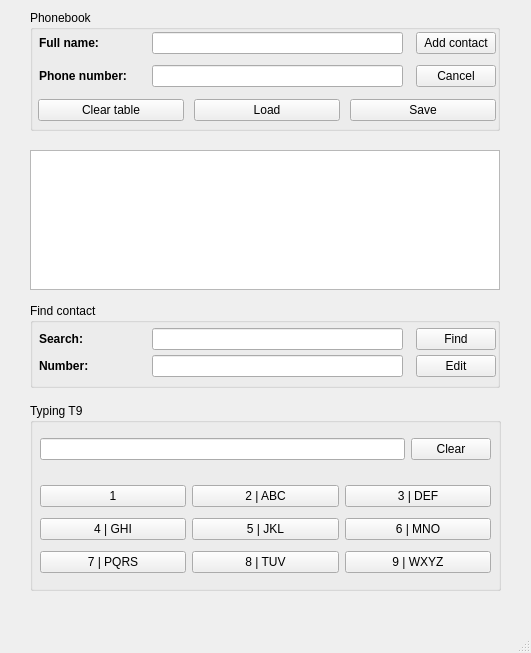
<?xml version="1.0" encoding="UTF-8"?>
<ui version="4.0">
 <class>MainWindow</class>
 <widget class="QMainWindow" name="MainWindow">
  <property name="geometry">
   <rect>
    <x>0</x>
    <y>0</y>
    <width>531</width>
    <height>653</height>
   </rect>
  </property>
  <property name="minimumSize">
   <size>
    <width>0</width>
    <height>0</height>
   </size>
  </property>
  <property name="windowTitle">
   <string>MainWindow</string>
  </property>
  <widget class="QWidget" name="centralwidget">
   <widget class="QTableWidget" name="tableWidget">
    <property name="geometry">
     <rect>
      <x>30</x>
      <y>150</y>
      <width>470</width>
      <height>140</height>
     </rect>
    </property>
   </widget>
   <widget class="QGroupBox" name="groupBox">
    <property name="geometry">
     <rect>
      <x>30</x>
      <y>10</y>
      <width>470</width>
      <height>121</height>
     </rect>
    </property>
    <property name="title">
     <string>Phonebook</string>
    </property>
    <widget class="QWidget" name="horizontalLayoutWidget">
     <property name="geometry">
      <rect>
       <x>0</x>
       <y>20</y>
       <width>470</width>
       <height>61</height>
      </rect>
     </property>
     <layout class="QGridLayout" name="gridLayout">
      <property name="leftMargin">
       <number>9</number>
      </property>
      <property name="topMargin">
       <number>0</number>
      </property>
      <property name="rightMargin">
       <number>4</number>
      </property>
      <property name="bottomMargin">
       <number>0</number>
      </property>
      <property name="horizontalSpacing">
       <number>13</number>
      </property>
      <property name="verticalSpacing">
       <number>9</number>
      </property>
      <item row="0" column="2">
       <widget class="QPushButton" name="Button_Add_contact">
        <property name="text">
         <string>Add contact</string>
        </property>
       </widget>
      </item>
      <item row="1" column="2">
       <widget class="QPushButton" name="Button_Cancel_Contact_Info">
        <property name="text">
         <string>Cancel</string>
        </property>
       </widget>
      </item>
      <item row="0" column="0">
       <widget class="QLabel" name="Name_label">
        <property name="sizePolicy">
         <sizepolicy hsizetype="Fixed" vsizetype="Preferred">
          <horstretch>0</horstretch>
          <verstretch>0</verstretch>
         </sizepolicy>
        </property>
        <property name="minimumSize">
         <size>
          <width>100</width>
          <height>0</height>
         </size>
        </property>
        <property name="font">
         <font>
          <pointsize>8</pointsize>
          <weight>75</weight>
          <bold>true</bold>
         </font>
        </property>
        <property name="layoutDirection">
         <enum>Qt::LeftToRight</enum>
        </property>
        <property name="text">
         <string>&lt;html&gt;&lt;head/&gt;&lt;body&gt;&lt;p&gt;&lt;span style=&quot; font-size:9pt;&quot;&gt;Full name:&lt;/span&gt;&lt;/p&gt;&lt;/body&gt;&lt;/html&gt;</string>
        </property>
        <property name="textFormat">
         <enum>Qt::AutoText</enum>
        </property>
        <property name="margin">
         <number>0</number>
        </property>
        <property name="indent">
         <number>0</number>
        </property>
       </widget>
      </item>
      <item row="1" column="1">
       <widget class="QLineEdit" name="Phone_number"/>
      </item>
      <item row="0" column="1">
       <widget class="QLineEdit" name="Full_name"/>
      </item>
      <item row="1" column="0">
       <widget class="QLabel" name="Number_label">
        <property name="sizePolicy">
         <sizepolicy hsizetype="Fixed" vsizetype="Preferred">
          <horstretch>0</horstretch>
          <verstretch>0</verstretch>
         </sizepolicy>
        </property>
        <property name="minimumSize">
         <size>
          <width>100</width>
          <height>0</height>
         </size>
        </property>
        <property name="font">
         <font>
          <pointsize>8</pointsize>
          <weight>75</weight>
          <bold>true</bold>
         </font>
        </property>
        <property name="text">
         <string>&lt;html&gt;&lt;head/&gt;&lt;body&gt;&lt;p&gt;&lt;span style=&quot; font-size:9pt;&quot;&gt;Phone number:&lt;/span&gt;&lt;/p&gt;&lt;/body&gt;&lt;/html&gt;</string>
        </property>
        <property name="indent">
         <number>0</number>
        </property>
       </widget>
      </item>
     </layout>
    </widget>
    <widget class="QWidget" name="verticalLayoutWidget_2">
     <property name="geometry">
      <rect>
       <x>-1</x>
       <y>80</y>
       <width>471</width>
       <height>41</height>
      </rect>
     </property>
     <layout class="QHBoxLayout" name="horizontalLayout_2">
      <property name="spacing">
       <number>10</number>
      </property>
      <property name="leftMargin">
       <number>9</number>
      </property>
      <property name="topMargin">
       <number>0</number>
      </property>
      <property name="rightMargin">
       <number>4</number>
      </property>
      <property name="bottomMargin">
       <number>1</number>
      </property>
      <item>
       <widget class="QPushButton" name="Button_Clear_table">
        <property name="minimumSize">
         <size>
          <width>100</width>
          <height>0</height>
         </size>
        </property>
        <property name="text">
         <string>Clear table</string>
        </property>
       </widget>
      </item>
      <item>
       <widget class="QPushButton" name="Button_Load">
        <property name="enabled">
         <bool>true</bool>
        </property>
        <property name="minimumSize">
         <size>
          <width>100</width>
          <height>0</height>
         </size>
        </property>
        <property name="text">
         <string>Load</string>
        </property>
        <property name="iconSize">
         <size>
          <width>17</width>
          <height>16</height>
         </size>
        </property>
       </widget>
      </item>
      <item>
       <widget class="QPushButton" name="Button_Save_phonebook">
        <property name="minimumSize">
         <size>
          <width>100</width>
          <height>0</height>
         </size>
        </property>
        <property name="text">
         <string>Save</string>
        </property>
       </widget>
      </item>
     </layout>
    </widget>
   </widget>
   <widget class="QGroupBox" name="groupBox_2">
    <property name="geometry">
     <rect>
      <x>30</x>
      <y>303</y>
      <width>470</width>
      <height>85</height>
     </rect>
    </property>
    <property name="title">
     <string>Find contact</string>
    </property>
    <widget class="QWidget" name="gridLayoutWidget">
     <property name="geometry">
      <rect>
       <x>0</x>
       <y>20</y>
       <width>470</width>
       <height>61</height>
      </rect>
     </property>
     <layout class="QGridLayout" name="gridLayout_2">
      <property name="leftMargin">
       <number>9</number>
      </property>
      <property name="topMargin">
       <number>0</number>
      </property>
      <property name="rightMargin">
       <number>4</number>
      </property>
      <property name="bottomMargin">
       <number>0</number>
      </property>
      <property name="horizontalSpacing">
       <number>13</number>
      </property>
      <property name="verticalSpacing">
       <number>0</number>
      </property>
      <item row="0" column="0">
       <widget class="QLabel" name="label_Find">
        <property name="sizePolicy">
         <sizepolicy hsizetype="Fixed" vsizetype="Preferred">
          <horstretch>0</horstretch>
          <verstretch>0</verstretch>
         </sizepolicy>
        </property>
        <property name="minimumSize">
         <size>
          <width>100</width>
          <height>0</height>
         </size>
        </property>
        <property name="font">
         <font>
          <family>MS Shell Dlg 2</family>
          <pointsize>7</pointsize>
         </font>
        </property>
        <property name="layoutDirection">
         <enum>Qt::LeftToRight</enum>
        </property>
        <property name="text">
         <string>&lt;html&gt;&lt;head/&gt;&lt;body&gt;&lt;p align=&quot;justify&quot;&gt;&lt;span style=&quot; font-size:9pt; font-weight:600;&quot;&gt;Search: &lt;/span&gt;&lt;/p&gt;&lt;/body&gt;&lt;/html&gt;</string>
        </property>
        <property name="indent">
         <number>0</number>
        </property>
       </widget>
      </item>
      <item row="0" column="1">
       <widget class="QLineEdit" name="Find"/>
      </item>
      <item row="0" column="2">
       <widget class="QPushButton" name="Button_Find">
        <property name="text">
         <string>Find</string>
        </property>
       </widget>
      </item>
      <item row="1" column="0">
       <widget class="QLabel" name="label_Edit_number">
        <property name="sizePolicy">
         <sizepolicy hsizetype="Fixed" vsizetype="Preferred">
          <horstretch>0</horstretch>
          <verstretch>0</verstretch>
         </sizepolicy>
        </property>
        <property name="minimumSize">
         <size>
          <width>100</width>
          <height>0</height>
         </size>
        </property>
        <property name="font">
         <font>
          <weight>75</weight>
          <bold>true</bold>
         </font>
        </property>
        <property name="text">
         <string>&lt;html&gt;&lt;head/&gt;&lt;body&gt;&lt;p&gt;&lt;span style=&quot; font-size:9pt;&quot;&gt;Number:&lt;/span&gt;&lt;/p&gt;&lt;/body&gt;&lt;/html&gt;</string>
        </property>
        <property name="indent">
         <number>0</number>
        </property>
       </widget>
      </item>
      <item row="1" column="1">
       <widget class="QLineEdit" name="Edit_number">
        <property name="minimumSize">
         <size>
          <width>0</width>
          <height>0</height>
         </size>
        </property>
       </widget>
      </item>
      <item row="1" column="2">
       <widget class="QPushButton" name="Button_number">
        <property name="text">
         <string>Edit</string>
        </property>
       </widget>
      </item>
     </layout>
    </widget>
   </widget>
   <widget class="QGroupBox" name="groupBox_3">
    <property name="geometry">
     <rect>
      <x>30</x>
      <y>403</y>
      <width>471</width>
      <height>188</height>
     </rect>
    </property>
    <property name="title">
     <string>Typing T9</string>
    </property>
    <widget class="QWidget" name="gridLayoutWidget_2">
     <property name="geometry">
      <rect>
       <x>10</x>
       <y>77</y>
       <width>451</width>
       <height>101</height>
      </rect>
     </property>
     <layout class="QGridLayout" name="gridLayout_3">
      <item row="1" column="1">
       <widget class="QPushButton" name="pushButton_5_JKL">
        <property name="text">
         <string>5 | JKL</string>
        </property>
       </widget>
      </item>
      <item row="1" column="0">
       <widget class="QPushButton" name="pushButton_4_GHI">
        <property name="text">
         <string>4 | GHI</string>
        </property>
       </widget>
      </item>
      <item row="1" column="2">
       <widget class="QPushButton" name="pushButton_6_MNO">
        <property name="text">
         <string>6 | MNO</string>
        </property>
       </widget>
      </item>
      <item row="0" column="2">
       <widget class="QPushButton" name="pushButton_3_DEF">
        <property name="text">
         <string>3 | DEF</string>
        </property>
       </widget>
      </item>
      <item row="0" column="1">
       <widget class="QPushButton" name="pushButton_2_ABC">
        <property name="text">
         <string>2 | ABC</string>
        </property>
       </widget>
      </item>
      <item row="0" column="0">
       <widget class="QPushButton" name="pushButton_1">
        <property name="text">
         <string>1</string>
        </property>
       </widget>
      </item>
      <item row="2" column="0">
       <widget class="QPushButton" name="pushButton_7_PQRS">
        <property name="text">
         <string>7 | PQRS</string>
        </property>
       </widget>
      </item>
      <item row="2" column="1">
       <widget class="QPushButton" name="pushButton_8_TUV">
        <property name="text">
         <string>8 | TUV</string>
        </property>
       </widget>
      </item>
      <item row="2" column="2">
       <widget class="QPushButton" name="pushButton_9_WXYZ">
        <property name="text">
         <string>9 | WXYZ</string>
        </property>
       </widget>
      </item>
     </layout>
    </widget>
    <widget class="QWidget" name="horizontalLayoutWidget_2">
     <property name="geometry">
      <rect>
       <x>10</x>
       <y>34</y>
       <width>451</width>
       <height>24</height>
      </rect>
     </property>
     <layout class="QHBoxLayout" name="horizontalLayout">
      <item>
       <widget class="QLineEdit" name="lineEdit_T9"/>
      </item>
      <item>
       <widget class="QPushButton" name="pushButton_ClearT9">
        <property name="text">
         <string>Clear</string>
        </property>
       </widget>
      </item>
     </layout>
    </widget>
   </widget>
  </widget>
  <widget class="QMenuBar" name="menubar">
   <property name="geometry">
    <rect>
     <x>0</x>
     <y>0</y>
     <width>531</width>
     <height>20</height>
    </rect>
   </property>
  </widget>
  <widget class="QStatusBar" name="statusbar"/>
 </widget>
 <resources/>
 <connections/>
</ui>
